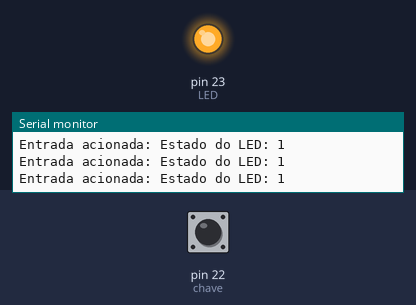
The sketch below on a simulated Arduino Mega 2560, built with avr-gcc and run on an emulated ATmega2560. Shown: output pins drawn as LEDs (lit = HIGH), the last lines printed to the serial monitor. Dashed ring = blinking. The test bench sets the inputs (shaded band); at power-on: pin 22 (chave) HIGH.

Above: at 1.2 s.
1.3 s: pin 22 (chave) pulled LOW for 0.15 s
At 1.42 s:
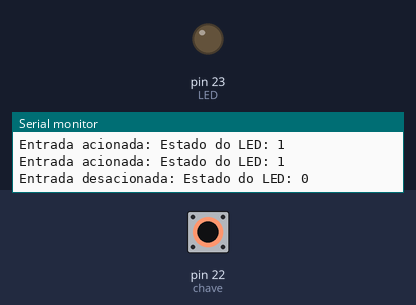
2.9 s: pin 22 (chave) pulled LOW for 1 s
At 5.2 s:
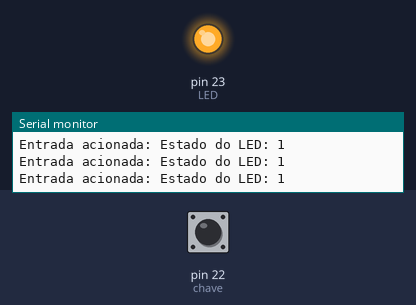
6.9 s: pin 22 (chave) pulsed LOW 2 times (0.12 s each, 0.3 s apart)
At 7.14 s:
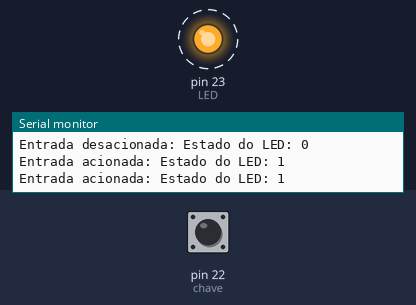
10.5 s: pin 22 (chave) driven LOW
At 11.9 s:
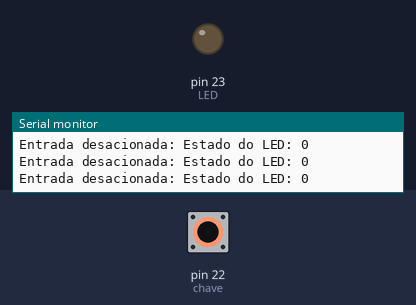
13.5 s: pin 22 (chave) driven HIGH
At 14.1 s:
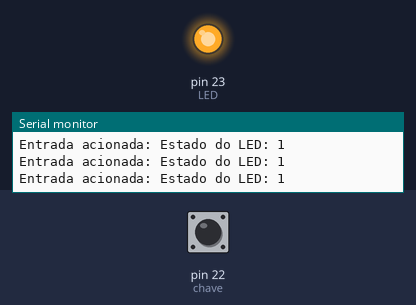
Timing chart, 0 to 16.5 s (numbered marks = the images above; inputs shaded):
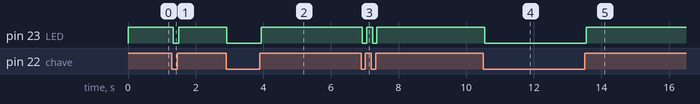

The sketch:

prog1.ino
```cpp
#define chave 22
#define LED 23

void setup()
{
  //configuração de um micrcontrolador
  //seráexecutado uma unica vez

//configuração dos pinos i/o digitais
// 0=output, 1=input
//pinMode(2,1);
//pinMode(chave,1);
pinMode(chave,INPUT_PULLUP);
pinMode(LED,OUTPUT);
Serial.begin(9600);
}
//bool entrada;
//bool saida;
bool entrada,saida;//variável global

void loop()
{
//a=b a(recebe b)
//a==b a igual a b
//entrada=digitalRead(2)
entrada=digitalRead(chave);

//logica bafer
//saida = entrada;// ou uso uma condicional (if)
if(entrada==1)// ou simplesmente (entrada)
{
saida=1;
Serial.print("Entrada acionada: ");
}
else
{
saida=0;
Serial.print("Entrada desacionada: ");
}

//digitalWrite(LED,1);
digitalWrite(LED,saida);
Serial.print("Estado do LED: ");
Serial.println(saida);
}
```

Measured:
- after the input at 1.3 s, pin 23 (LED): HIGH → LOW at once, → HIGH 0.16 s later
- after the input at 2.9 s, pin 23 (LED): HIGH → LOW at once, → HIGH 1.0 s later
- after the input at 6.9 s, pin 23 (LED): alternates HIGH for 0.19 s and LOW for 0.12 s, 4 changes in all, then stays HIGH, starting at once
- after the input at 10.5 s, pin 23 (LED): HIGH → LOW after 0.05 s
- after the input at 13.5 s, pin 23 (LED): LOW → HIGH after 0.05 s
